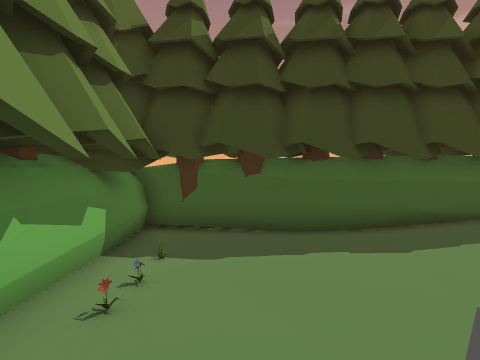
[1] (above)

23 first-person views from a walk through a 3-D level made in the Unity game engine. The camera is 1.4 m above the floor, tilts 4° down and sees 80° across. The floor is counted in squares, 1 m on a side. Each view is taken from the middle of a square. On the plan, view 1 faces up. The plan holds only what a view shows up to about 14 squares ahead; the rest is blank. The place goes on beyond the plan. Some surface patterns are stand-ins.

[2]
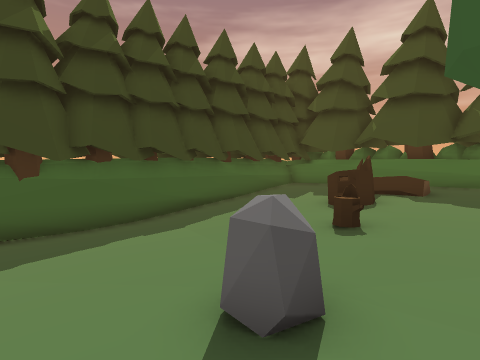

[3]
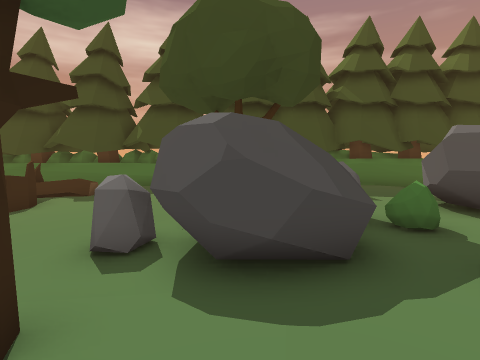

[4]
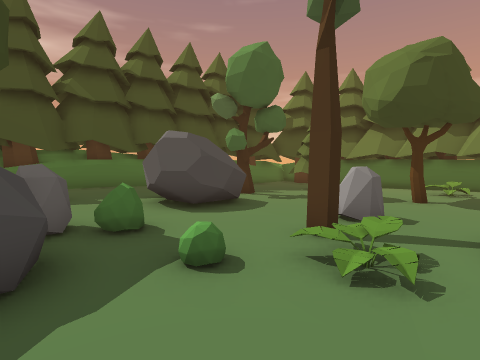

[5]
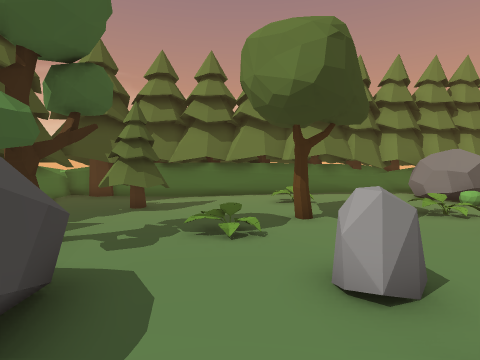

[6]
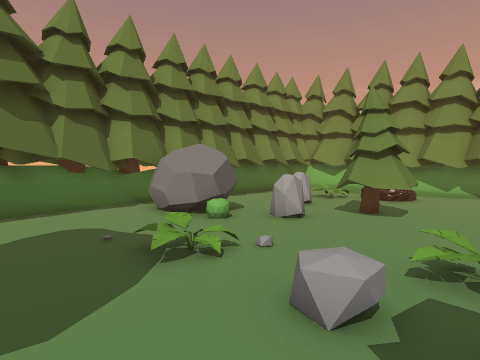

[7]
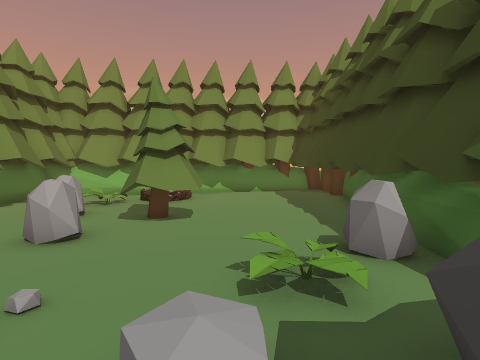

[8]
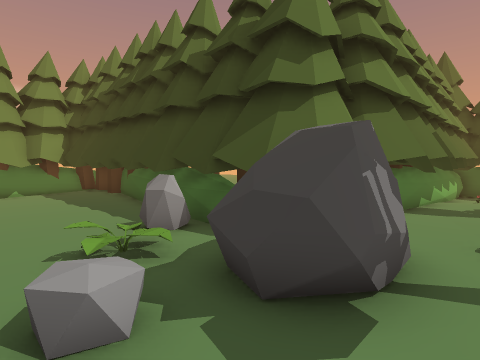

[9]
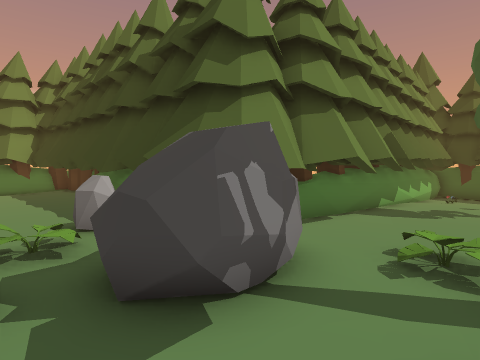

[10]
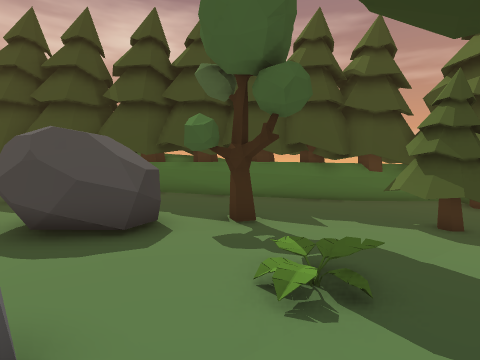

[11]
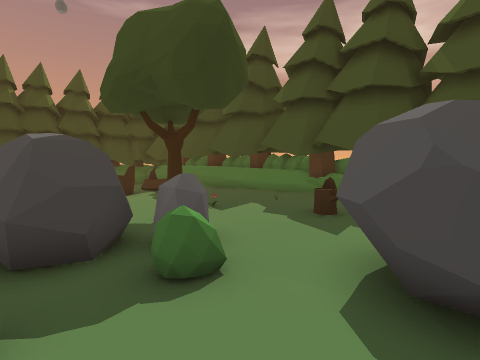

[12]
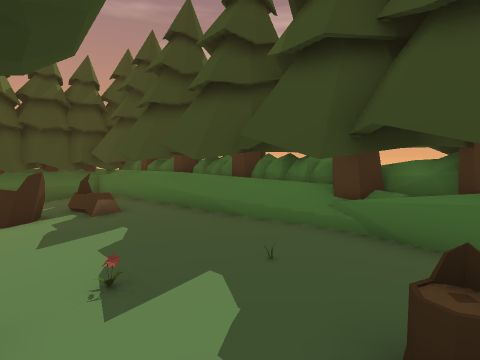

[13]
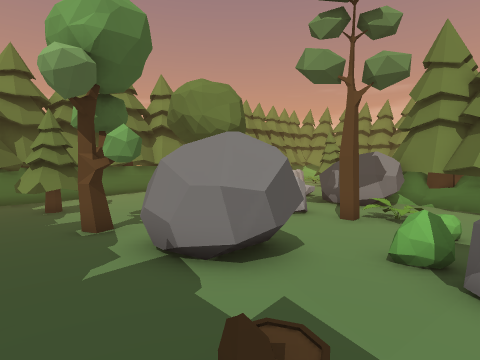

[14]
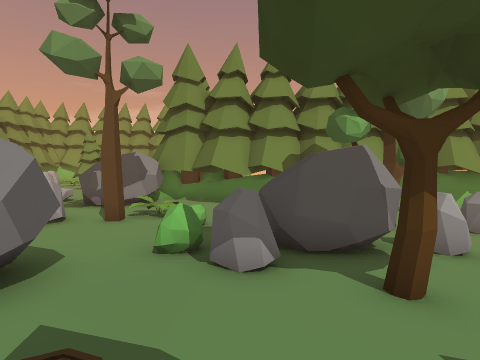

[15]
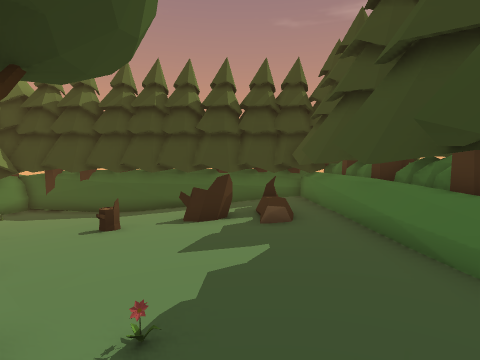

[16]
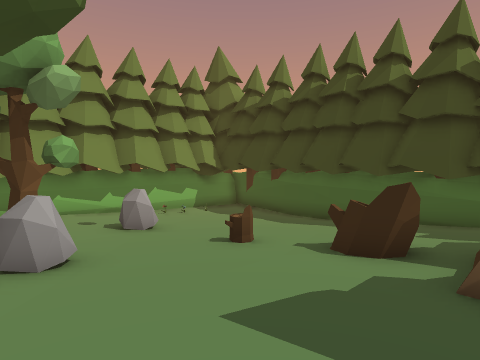

[17]
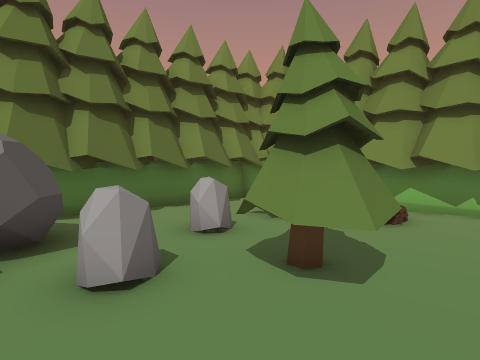

[18]
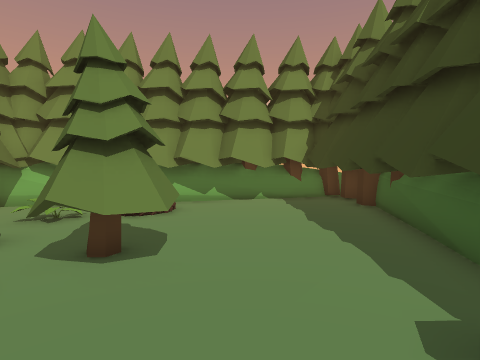

[19]
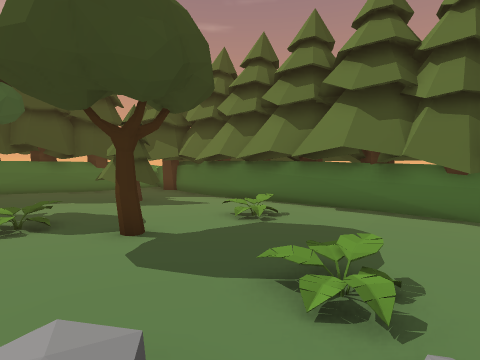

[20]
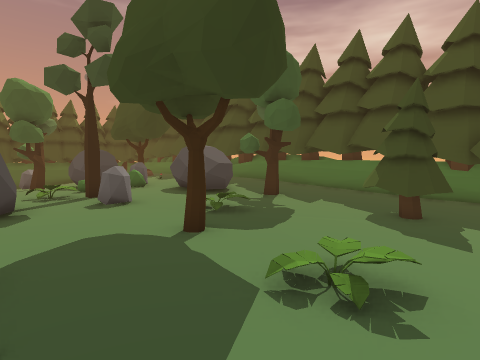

[21]
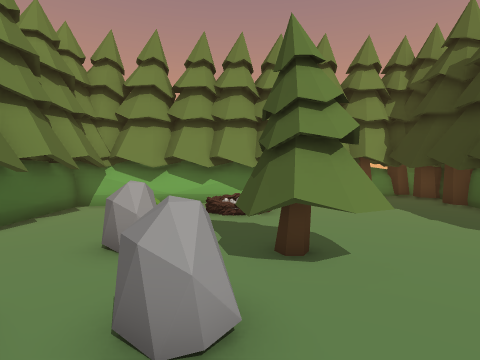

[22]
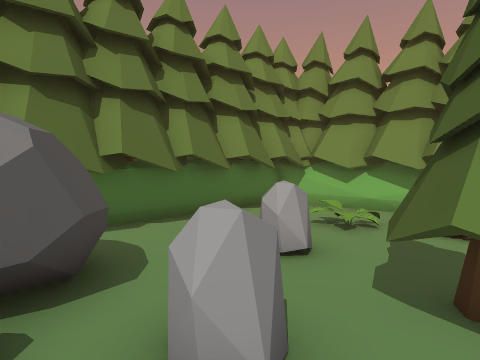

[23]
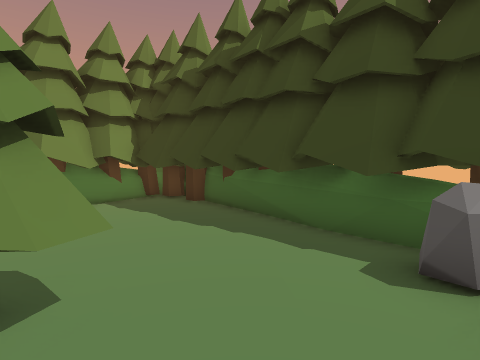

### Floor plan
Key: @ floor where view 1 was taken; # wall or solid block; . main floor; : floor 0.25 m higher than the main floor; - floor 0.25 m lower than the main floor; + floor 0.5 m higher than the main floor; _ floor 0.5 m lower than the main floor; * floor 0.75 m higher than the main floor; < floor 0.75 m lower than the main floor; / step, stairs or slope; = window, fence, low wall or low ledge; ^ raised ledge; T tree; F flower; R rock; B bush; S stump; O other object.
Columns run from 17 left of view 1 to 13 right of it. Each row starts with its distance up from view 1.
  9               ##        ###
  8             TT###############
  7               #<<<<<<__T#TTTTOO
  6              T#T<<<<___-T-TT#OT
  5              T#<O<____---..T##B
  4               #_O____---...:T#B
  3              ##_F___----S.O:=#B
  2               #T___---SSSS*T^OO
  1              T#T--R---....::#BB
  0               #T-@R--....:::#BB
 -1               # --T-....:::T^#B
 -2               #T--T.RR..:::T##B
 -3              ##T...RRR.::::T##B
 -4              ##T...RRR:TF::T##B
 -5              ##T...RRR::::OT^#
 -6    TTTT    T  #T....RRR::::T###
 -7            TBB#T...+:B:::S:T##
 -8 ######    TTTB#T.//::::::::T##
 -9 #TTTT########BBR./T:::RR:::T###
-10 ##TTTTTTTTT#TBBRR..:::RRR::T###
-11 ##T........RR. RR.RR::RRR::T###
-12  #TT.........ORRR.R....TT::T###
-13  #TT................/...T.:T###
-14  #T.....TT..........//.....T##
-15  #TT//..TTT..//...T........T#
-16  ##T./..TTRR..//...........T#
-17   #T//....RR...........TT..T#
-18   #T-//.R..RR.....//...TTTT.#
-19   #T--.....RRR..../....TTTTT#
-20   ##---....TTT..TTT.T.-T-TT #
-21   #TTTTTTTTTTTTTTT########T##
-22   #######################   #

Positions as (right, up) in squares from view 1, and headings:
1: (0, 0), facing up
2: (-1, -1), facing up-right
3: (-1, -4), facing right
4: (-1, -5), facing down-right
5: (3, -8), facing down
6: (0, -12), facing down-left
7: (-1, -13), facing left
8: (0, -14), facing up-left
9: (1, -13), facing up-left
10: (0, -13), facing right
11: (2, -10), facing up-right
12: (6, -7), facing up-right
13: (9, -6), facing down-left
14: (9, -6), facing left
15: (8, -6), facing up
16: (9, -3), facing up-left
17: (-5, -13), facing down-left
18: (-4, -13), facing left
19: (-4, -13), facing down-right
20: (-2, -20), facing up-right
21: (-4, -16), facing left
22: (-5, -15), facing down-left
23: (-5, -15), facing up-left
